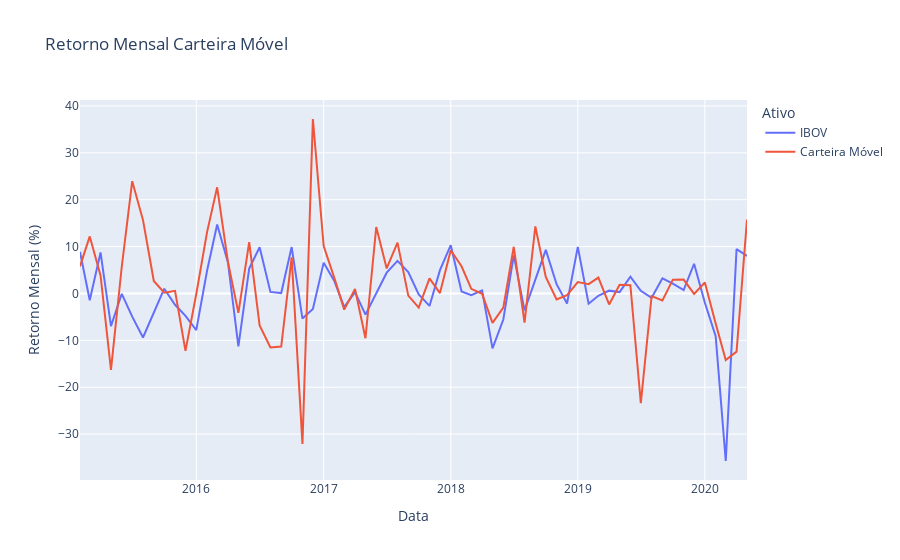

The notebook cell saved with this chart:
### Code cell
fig_m = px.line(df_valid[['IBOV', 'Carteira Móvel']],
             title="Retorno Mensal Carteira Móvel",
             labels={
                 "variable": "Ativo",  "value": "Retorno Mensal (%)"
             })
# fig.update_xaxes(rangeslider_visible=True)
fig_m.show()
